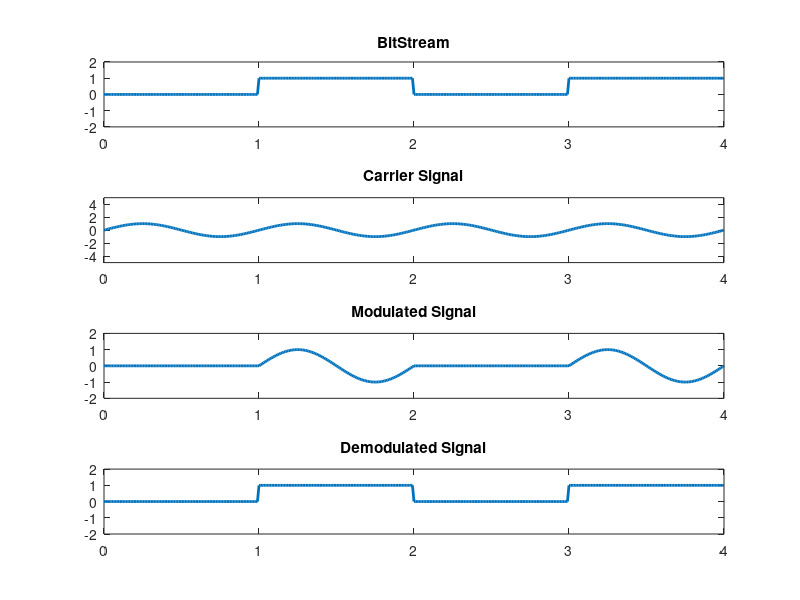

Source code (MATLAB):
clc;clear all;close all;
n= [0 1 0 1];
N= length(n);
t= 0:0.01:N;
x= 1:1:(N+1)*100;

for i=1:N
    for j=i:.1:i+1
        bw(x(i*100:(i+1)*100))=n(i);
    end
end
bw = bw(100:end);
subplot(411);plot(t,bw,'Linewidth',2);
title('BitStream');
axis([0 N -2 2]);
sint= sin(2*pi*t);
subplot(412);plot(t,sint,'Linewidth',2);
title('Carrier Signal');
axis([0 N -5 5]);
st=bw.*sint;
subplot(413);plot(t,st,'Linewidth',2);
title('Modulated Signal');
axis([0 N -2 2]);

for j=1:length(st);
    if st(j)==0
        y(j)=0;
    else
        y(j)=1;
    end
end
subplot(414);
plot(t,y,'Linewidth',2);
title('Demodulated Signal');
axis([0 N -2 2]);